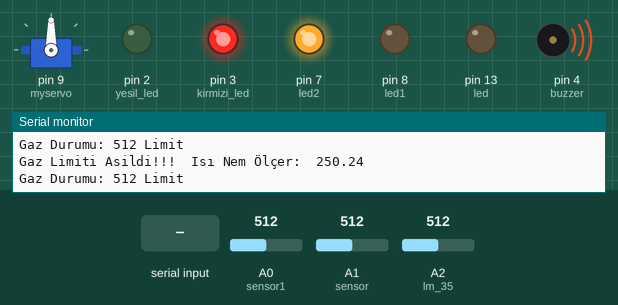
Recording of a sketch running on a simulated Arduino Uno, built with avr-gcc and run on an emulated ATmega328P. Shown: servo, output pins drawn as LEDs (lit = HIGH), buzzer (waves = sounding, pin HIGH), the last lines printed to the serial monitor. The test bench sets the inputs (shaded band); at power-on: A1 (sensor) = 512, A2 (lm_35) = 512, A0 (sensor1) = 512.

Above: at 2.8 s.
2.9 s: A1 (sensor) set to 419
6.2 s: A1 (sensor) set to 383
At 10.0 s:
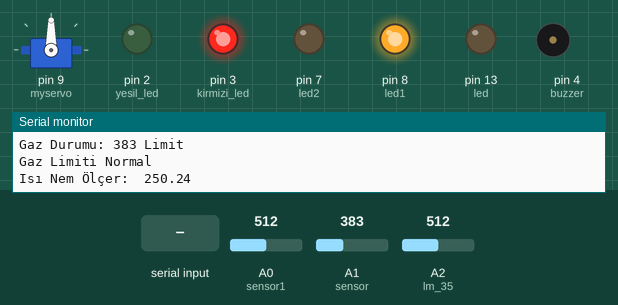
10.5 s: "1\n" received over the second serial link
At 12.4 s:
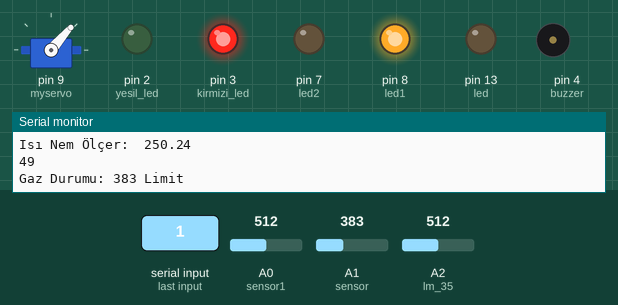
15.5 s: A2 (lm_35) set to 100
17.2 s: A2 (lm_35) set to 86
At 18.3 s:
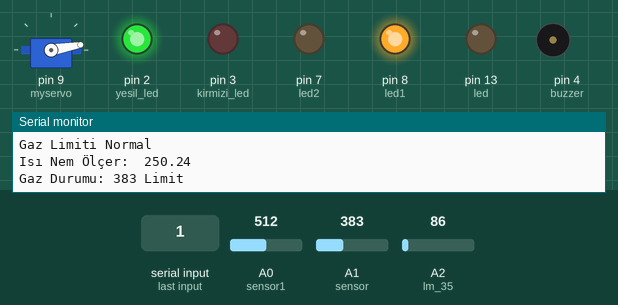
19.5 s: "1\n" received over Serial
At 21.2 s:
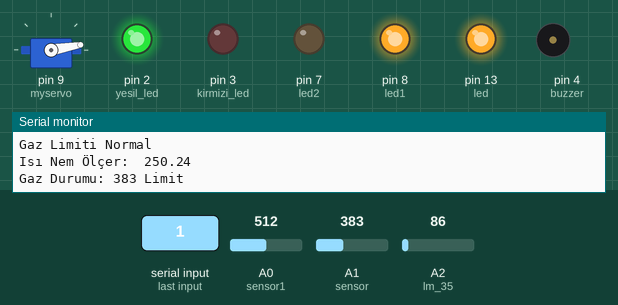
Timing chart, 0 to 22.6 s (numbered marks = the images above; inputs shaded):
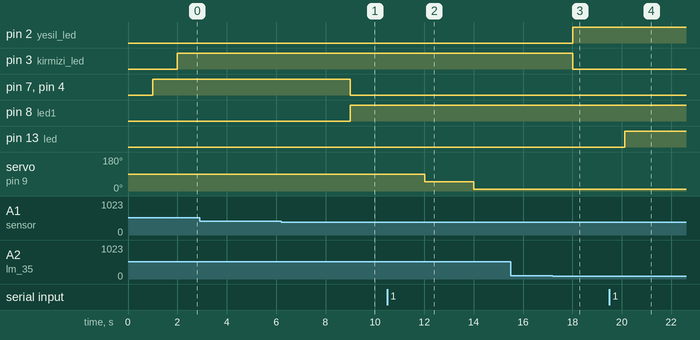

Measured:
- the behaviour switches between 401 and 400 on A1 (sensor) (found by bisection; images 0 and 1)
- the behaviour switches between 93 and 92 on A2 (lm_35) (found by bisection; images 2 and 3)
- after the input at 6.2 s, pin 7 (led2), pin 4 (buzzer): HIGH → LOW after 2.8 s; pin 8 (led1): LOW → HIGH after 2.8 s
- after the input at 10.5 s, servo on pin 9 (myservo): 90° → 49° after 1.5 s, → 10° 2.0 s later
- after the input at 17.2 s, pin 2 (yesil_led): LOW → HIGH after 0.82 s; pin 3 (kirmizi_led): HIGH → LOW after 0.82 s
- after the input at 19.5 s, pin 13 (led): LOW → HIGH after 0.62 s

The sketch:

smart_System.ino
```cpp
#include <SoftwareSerial.h>
#include <Servo.h>

Servo myservo;

int bluetoothTx = 10;
int bluetoothRx = 11;

SoftwareSerial bluetooth(bluetoothTx, bluetoothRx);

int sensor=1; //Sensör arduinonun analog 1 pinine bağlandı.
int sensor1=0;
int led1=8; // LED 8. dijital çıkış pinine bağlandı.
int led2=7; // LED 7. dijital çıkış pinine bağlandı.
int buzzer=4; // Buzzer 4. dijital çıkış pinine bağlandı.
int gas_limite; // Gaz limiti değişkeni tanımlandı.

int data;
int led=13;

float sicaklik; //Analog değeri dönüştüreceğimiz sıcaklık
float analoggerilim; //Ölçeceğimiz analog değer

int yesil_led=2;                //8 numaralı pine yeşil led bağladık
int kirmizi_led=3;             // 9 numaralı pine kırmızı led bağladık
int lm_35=A2;                  //  A2 numaralı pine sensörün base ucunu bağladık

void setup() {

  //USB Seri Bağlantısını Bilgisayara Kurma.
  myservo.attach(9);
  //Bluetooth Seri Bağlantısını Android'e Kurma.
  bluetooth.begin(9600);

  Serial.begin(9600); // Seri haberleşme ekranına bağlanma kodu.

  //Gaz Sensörü
  pinMode(sensor, INPUT); // Sensör giriş yapıldı.
  pinMode(led1, OUTPUT); // LED çıkış yapıldı.
  pinMode(led2, OUTPUT); // LED çıkış yapıldı.
  pinMode(buzzer, OUTPUT); // Buzzer çıkış yapıldı.

  pinMode(led, OUTPUT);

  //SICAKLIK
  pinMode(yesil_led,OUTPUT);            //  yeşil led çıkış olarak seçildi
  pinMode(kirmizi_led,OUTPUT);           // kırmızı led çıkış olarak seçildi
  pinMode(lm_35,INPUT);                // sensörden bilgi alınacağı için giriş olarak şeçildi

}

void loop() {

  // Gaz Sensörü
  gas_limite=analogRead(sensor); // Sensörden değer okunuyor.
  Serial.print("Gaz Durumu: "); // Seri haberleşme ekranında Gaz Durumu yazısı yazdırıldı.
  Serial.print(gas_limite); // Seri haberleşme ekranında gaz limiti değeri gösteriliyor.
  Serial.println(" Limit"); // Seri haberleşme ekranında okunan değerin yanına Limit yazdırıldı.
  delay(1000); // 1 saniye aralıklarla değer gösterilecek.
  if (gas_limite>400){ // Gaz limiti ayarı yapıldı. İstediğiniz değeri yapabilirsiniz. Gaz limiti 270'den büyükse...
  Serial.print("Gaz Limiti Asildi!!!  "); // Seri haberleşme ekranında Gaz Limiti Aşıldı yazısı yazdırıldı.
  digitalWrite(led1, LOW); // Mavi LED lojik 0 yapıldı.
  digitalWrite(led2, HIGH); // Kırmızı LED lojik 1 yapıldı.
  digitalWrite(buzzer, HIGH); // Buzzer çalıştırıldı.
   }
  else{ // Eğer gaz limiti 270'den düşükse...
  Serial.println("Gaz Limiti Normal"); // Seri haberleşme ekranında Gaz Limiti Normal yazısı yazdırıldı.
  digitalWrite(led1, HIGH); // Mavi LED lojik 1 yapıldı.
  digitalWrite(led2, LOW); // Kırmızı LED lojik 0 yapıldı.
  digitalWrite(buzzer, LOW); // Buzzer kapatıldı.
}
  // ISI - NEM
  analoggerilim = analogRead(sensor1); //A0'den değeri ölç
  analoggerilim = (analoggerilim/1023)*5000;//değeri mV'a dönüştr
  sicaklik = analoggerilim /10,0; // mV'u sicakliğa dönüştür
  Serial.print("Isı Nem Ölçer:  ");
  Serial.println(sicaklik);
  Serial.println("\n");
  delay(1000);

  // SICAKLIK
  float lm35_okunan_deger= analogRead(lm_35);     //analog değeri değişkene atadık
  float analog_sicaklik=(lm35_okunan_deger/1023)*5000;  //okunan değeri analog sıcaklık bilgisine atadık
  float digital_sicaklik= analog_sicaklik/10.0;     //analog sıcaklığı Digital sıcak çevirdik

  if(digital_sicaklik>45){
  digitalWrite(kirmizi_led,HIGH);
  digitalWrite(yesil_led,LOW);}          //sıcaklık 30 derece üstünde ise kırmızı led yansın

  else{
  digitalWrite(yesil_led,HIGH);          // diğer durumda yeşil led yansın kırmızı led sönsün
  digitalWrite(kirmizi_led,LOW);}

  //Bluetooth (LED)
  if (Serial.available()){
   int data = Serial.read();
   delay(100);
   if(data=='1'){
     digitalWrite(led,1);
   }
      if(data=='0'){
     digitalWrite(led,0);
   }
   delay(100);
  }

  //Bluetooth'dan Okuma ve USB Seriye Yazma (Servo)
  if(bluetooth.available()> 0 )
  {
    int servopos = bluetooth.read();
    Serial.println(servopos);
    myservo.write(servopos);
  }

}
```
